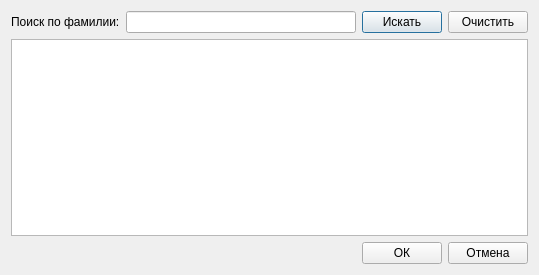
<?xml version="1.0" encoding="UTF-8"?>
<ui version="4.0">
 <class>TherapeutistPickerDialog</class>
 <widget class="QDialog" name="TherapeutistPickerDialog">
  <property name="geometry">
   <rect>
    <x>0</x>
    <y>0</y>
    <width>539</width>
    <height>275</height>
   </rect>
  </property>
  <property name="windowTitle">
   <string>Выбор терапевта</string>
  </property>
  <layout class="QVBoxLayout" name="verticalLayout">
   <item>
    <layout class="QHBoxLayout" name="horizontalLayout_2">
     <item>
      <widget class="QLabel" name="label">
       <property name="text">
        <string>Поиск по фамилии:</string>
       </property>
      </widget>
     </item>
     <item>
      <widget class="QLineEdit" name="m_searchLine"/>
     </item>
     <item>
      <widget class="QPushButton" name="m_search">
       <property name="text">
        <string>Искать</string>
       </property>
      </widget>
     </item>
     <item>
      <widget class="QPushButton" name="m_clear">
       <property name="text">
        <string>Очистить</string>
       </property>
      </widget>
     </item>
    </layout>
   </item>
   <item>
    <widget class="QTableView" name="m_view">
     <property name="selectionBehavior">
      <enum>QAbstractItemView::SelectRows</enum>
     </property>
     <attribute name="horizontalHeaderVisible">
      <bool>false</bool>
     </attribute>
     <attribute name="verticalHeaderVisible">
      <bool>false</bool>
     </attribute>
    </widget>
   </item>
   <item>
    <layout class="QHBoxLayout" name="horizontalLayout">
     <item>
      <spacer name="horizontalSpacer">
       <property name="orientation">
        <enum>Qt::Horizontal</enum>
       </property>
       <property name="sizeHint" stdset="0">
        <size>
         <width>40</width>
         <height>20</height>
        </size>
       </property>
      </spacer>
     </item>
     <item>
      <widget class="QPushButton" name="m_ok">
       <property name="text">
        <string>ОК</string>
       </property>
      </widget>
     </item>
     <item>
      <widget class="QPushButton" name="m_cancel">
       <property name="text">
        <string>Отмена</string>
       </property>
      </widget>
     </item>
    </layout>
   </item>
  </layout>
 </widget>
 <resources/>
 <connections/>
</ui>
